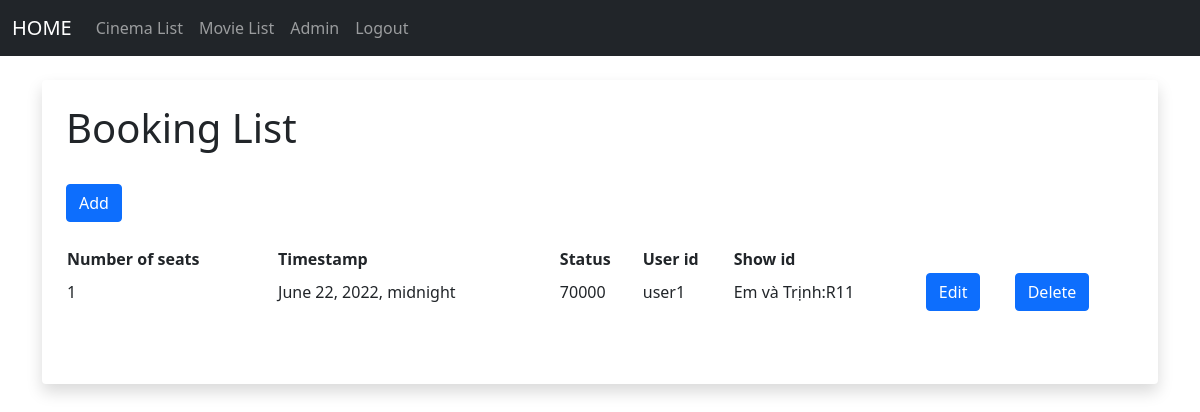
Page /booking_list (signed in) on the committed database.
### members/models.py (models this page shows, shortened)
class Booking(models.Model):
    number_of_seats = models.IntegerField()
    timestamp = models.DateTimeField()
    amount = models.IntegerField()
    user_id = models.ForeignKey(settings.AUTH_USER_MODEL, on_delete=models.CASCADE)
    show_id = models.ForeignKey(Show, on_delete=models.CASCADE)

class Show(models.Model):
    date = models.DateField()
    start_time = models.TimeField()
    end_time = models.TimeField()
    cinema_hall_id = models.ForeignKey(Cinema_Hall, on_delete=models.CASCADE)
    movie_id = models.ForeignKey(Movie, on_delete=models.CASCADE)
    def __str__(self):
        return str(self.movie_id) +':'+str(self.cinema_hall_id)

class Movie(models.Model):
    title = models.CharField(max_length=256)
    image = models.ImageField(upload_to = "images/")
    description = models.CharField(max_length=512)
    duration = models.IntegerField()
    released_date = models.DateField()
    genre = models.CharField(max_length=256)
    def __str__(self):
        return self.title

class Cinema_Hall(models.Model):
    name = models.CharField(max_length=64)
    total_seats = models.IntegerField()
    cinema_id = models.ForeignKey(Cinema, on_delete=models.CASCADE)
    def __str__(self):
        return self.name

### members/views.py (the view)
# urls.py: path('booking_list', views.get_all_booking, name='booking_list'),
def get_all_booking(request):
    booking_list = Booking.objects.all()
    return render(request, 'ui/booking_list.html', {'booking_list':booking_list})

### members/templates/ui/booking_list.html (shortened to what this page needs)
{% extends 'ui/base.html' %}
{% block content %}
{% if user.is_superuser %}
	<div class="shadow p-4 mb-5 bg-body rounded">
	<h1>Booking List</h1>
    <br/>
    <a href="{% url 'add_booking' %}" class="btn btn-primary" role="button">Add</a>
    <br/>
<br/>
<div class="container">
  <div class="row">
    <table>
    <tr>
        <th>Number of seats</th>
        <th>Timestamp</th>
        <th>Status</th>
        <th>User id</th>
        <th>Show id</th>
    </tr>
      {% for booking in booking_list %}
    <tr>
        <td>
          {{booking.number_of_seats}}
        </td>
        <td>
            {{booking.timestamp}}
        </td>
        <td>
            {{booking.amount}}
        </td>
        <td>
            {{booking.user_id}}
        </td>
        <td>
            {{booking.show_id}}
        </td>
        <td>
          <a href="{% url 'edit_booking' booking.id %}" class="btn btn-primary" role="button">Edit</a>
        </td>
        <td>
          <a href="{% url 'delete_booking' booking.id %}" class="btn btn-primary" role="button">Delete</a>
        </td>
    </tr>
      {% endfor %}
    </table>
  </div>
</div>
<br/><br/>
{%else%}
<center>
    <h1>Sorry you don't have permission to access this page</h1>
    </center>
{% endif %}
{% endblock %}

### rows in the picture
Booking: number_of_seats "1", timestamp "June 22, 2022, midnight", amount "70000", user_id "user1", show_id "Em và Trịnh:R11"
